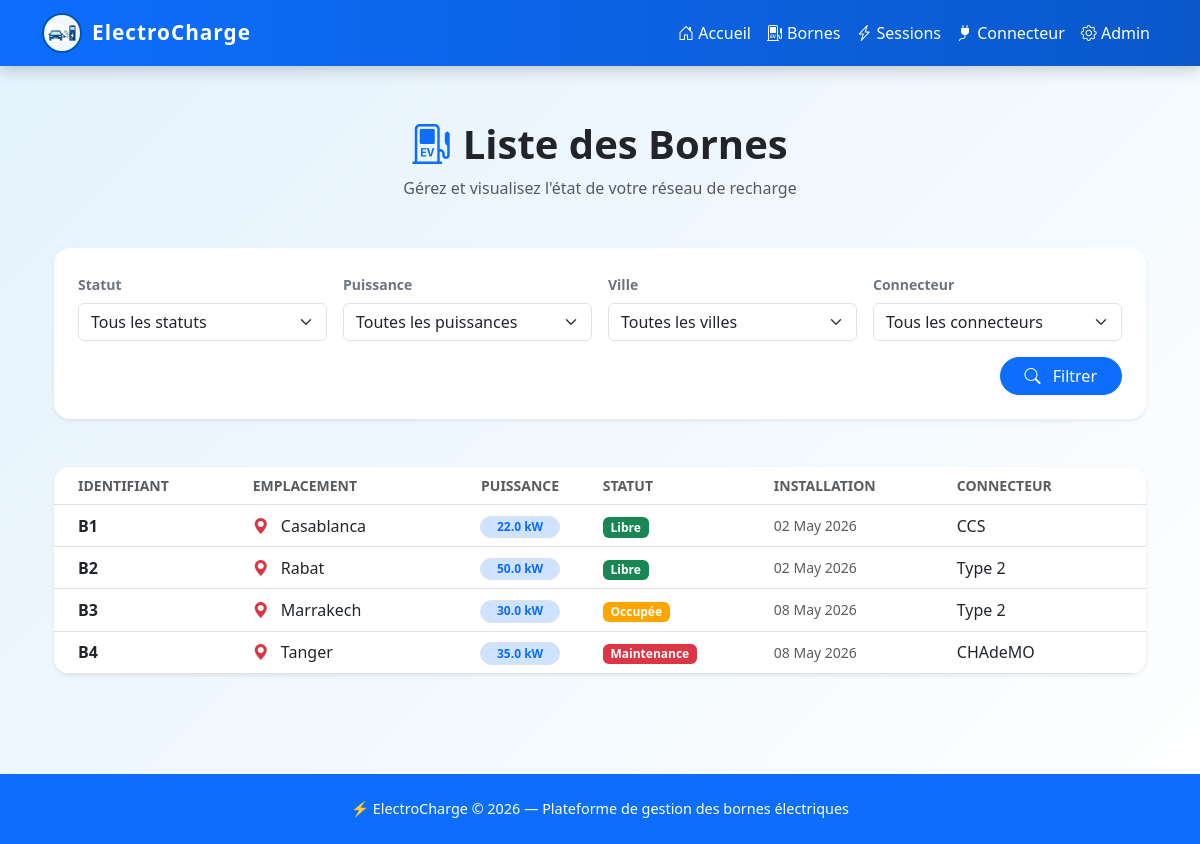
Page /borne/ on the committed database.
### borne/models.py (models this page shows, shortened)
class Borne(models.Model):
    STATUT_CHOICES = [
        ('libre', 'Libre'),
        ('occupee', 'Occupée'),
        ('maintenance', 'En maintenance'),
    ]
    identifiant = models.CharField(max_length=100, unique=True)
    emplacement = models.CharField(max_length=100)
    puissance_kw = models.FloatField()
    statut = models.CharField(max_length=20, choices=STATUT_CHOICES)
    date_installation = models.DateField()
    connecteur = models.ForeignKey(TypeConnecteur, on_delete=models.CASCADE)

class TypeConnecteur(models.Model):
    nom = models.CharField(max_length=50)
    VITESSE_CHOICES = [
        ('rapide', 'Rapide'),
        ('standard', 'Standard'),
    ]
    vitesse_charge = models.CharField(max_length=20,choices=VITESSE_CHOICES)

### borne/views.py (the view)
# urls.py: path('borne/', views.liste_bornes),
def liste_bornes(request):
    bornes = Borne.objects.all()
    statut = request.GET.get('statut')
    puissance = request.GET.get('puissance')
    connecteur = request.GET.get('connecteur')
    ville = request.GET.get('ville')
    if statut:
        bornes = bornes.filter(statut=statut)
    if puissance:
        bornes = bornes.filter(puissance_kw=puissance)
    if ville:
        bornes = bornes.filter(emplacement=ville)
    if connecteur:
        bornes = bornes.filter(connecteur_id=connecteur)
    context = {
        'bornes': bornes,
        'connecteurs': TypeConnecteur.objects.all(),
        'puissances': Borne.objects.values_list('puissance_kw', flat=True).distinct(),
        'villes' : Borne.objects.values_list('emplacement', flat=True).distinct()
    }
    return render(request, 'borne/liste.html', context)

### borne/templates/borne/liste.html (shortened to what this page needs)
{% extends 'borne/base.html' %}
{% block content %}
<div class="container py-4">
    <div class="text-center mb-5">
        <h2 class="fw-bold display-6">
            <i class="bi bi-ev-station text-primary"></i>
             Liste des Bornes
        </h2>
        <p class="text-muted">Gérez et visualisez l'état de votre réseau de recharge</p>
    </div>
    <form method="GET" class="card border-0 shadow-sm p-4 mb-5 rounded-4 bg-white">
        <div class="row g-3">
            <div class="col-md-3">
                <label class="form-label small fw-bold text-secondary">Statut</label>
                <select name="statut" class="form-select">
                    <option value="">Tous les statuts</option>
                </select>
            </div>
            <div class="col-md-3">
                <label class="form-label small fw-bold text-secondary">Puissance</label>
                <select name="puissance" class="form-select">
                    <option value="">Toutes les puissances</option>
                </select>
            </div>
            <div class="col-md-3">
                <label class="form-label small fw-bold text-secondary">Ville</label>
                <select name="ville" class="form-select">
                    <option value="">Toutes les villes</option>
                </select>
            </div>
            <div class="col-md-3">
                <label class="form-label small fw-bold text-secondary">Connecteur</label>
                <select name="connecteur" class="form-select">
                    <option value="">Tous les connecteurs</option>
                </select>
            </div>
            <div class="col-12 text-end mt-3">
                <button class="btn btn-primary px-4 rounded-pill">
                    <i class="bi bi-search me-2"></i> Filtrer
                </button>
            </div>
        </div>
    </form>
    <div class="card border-0 shadow-sm rounded-4 overflow-hidden">
        <div class="table-responsive">
            <table class="table table-hover align-middle mb-0">
                <thead class="bg-light">
                    <tr>
                        <th class="ps-4 text-uppercase small fw-bold text-muted">Identifiant</th>
                        <th class="text-uppercase small fw-bold text-muted">Emplacement</th>
                        <th class="text-center text-uppercase small fw-bold text-muted">Puissance</th>
                        <th class="text-uppercase small fw-bold text-muted">Statut</th>
                        <th class="text-uppercase small fw-bold text-muted">Installation</th>
                        <th class="pe-4 text-uppercase small fw-bold text-muted">Connecteur</th>
                    </tr>
                </thead>
                <tbody>
                    {% for b in bornes %}
                    <tr>
                        <td class="ps-4 fw-bold">{{ b.identifiant }}</td>
                        <td>
                            <i class="bi bi-geo-alt-fill text-danger me-2"></i>
                            {{ b.emplacement }}
                        </td>
                        <td class="text-center">
                            <span class="badge bg-primary-subtle text-primary border px-3 rounded-pill">
                                {{ b.puissance_kw }} kW
                            </span>
                        </td>
                        <td>
                            {% if b.statut == 'libre' %}
                                <span class="badge bg-success">Libre</span>
                            {% elif b.statut == 'occupee' %}
                              <span class="badge text-white" style="background-color: orange;">Occupée</span>
                            {% else %}
                                <span class="badge bg-danger">Maintenance</span>
                            {% endif %}
                        </td>
                        <td class="text-muted small">
                            {{ b.date_installation|date:"d M Y" }}
                        </td>
                        <td class="pe-4">
                            {{ b.connecteur.nom }}
                        </td>
                    </tr>
                    {% endfor %}
                </tbody>
            </table>
        </div>
    </div>
</div>
{% endblock %}

### borne/templates/borne/base.html (shortened to what this page needs)
<!DOCTYPE html>
<html lang="fr">
<head>
    <link href="https://cdn.jsdelivr.net/npm/bootstrap@5.3.0/dist/css/bootstrap.min.css" rel="stylesheet">
    <link rel="stylesheet" href="https://cdn.jsdelivr.net/npm/bootstrap-icons@1.10.5/font/bootstrap-icons.css">
</head>
<body>
<nav class="navbar navbar-expand-lg navbar-dark sticky-top">
    <div class="container">
         <a class="navbar-brand d-flex align-items-center" href="/">
    <div style="
        width: 40px;
        height: 40px;
        border-radius: 50%;
        background-color: #f0f7ff;
        display: flex;
        align-items: center;
        justify-content: center;
        overflow: hidden;
        margin-right: 10px;
        border: 2px solid #0056b3;">
        <img src="/static/images/logo.png" alt="Logo" style="width: 85%; height: auto;">
    </div>
    <span style="font-weight: bold">ElectroCharge</span>
       </a>
        <div class="collapse navbar-collapse" id="navbarNav">
            <ul class="navbar-nav ms-auto">
                <li class="nav-item">
                    <a class="nav-link" href="/">
                        <i class="bi bi-house-door"></i> Accueil
                    </a>
                </li>
                <li class="nav-item">
                    <a class="nav-link" href="/borne/">
                        <i class="bi bi-ev-station"></i> Bornes
                    </a>
                </li>
                <li class="nav-item">
                    <a class="nav-link" href="/sessions/">
                        <i class="bi bi-lightning-charge"></i> Sessions
                    </a>
                </li>
                <li class="nav-item">
                    <a class="nav-link" href="/connecteur/">
                        <i class="bi bi-plug-fill"></i> Connecteur
                    </a>
                </li>
                <li class="nav-item">
                    <a class="nav-link" href="/admin/">
                        <i class="bi bi-gear"></i> Admin
                    </a>
                </li>
            </ul>
        </div>
    </div>
</nav>
<main class="main-content container">
    {% block content %}
    {% endblock %}
</main>
<footer class="text-center py-4 mt-5">
    <div class="container">
        ⚡ ElectroCharge © 2026 — Plateforme de gestion des bornes électriques
    </div>
</footer>
</body>
</html>

### borne/templates/borne/base.html (style rules this page uses)
html, body { margin: 0; padding: 0; height: 100%; }
body { background: linear-gradient(135deg, #e3f2fd, #ffffff); font-family: 'Segoe UI', sans-serif; }
.navbar { background: linear-gradient(90deg, #0d6efd, #0a58ca); box-shadow: 0 4px 15px rgba(0,0,0,0.2); }
.navbar-brand { font-weight: bold; letter-spacing: 1px; font-size: 1.3rem; }
.nav-link { color: white !important; transition: 0.3s; }
.main-content { min-height: calc(100vh - 140px); padding-top: 30px; }
footer { background: #0d6efd; color: white; font-size: 0.9rem; }

### borne/templates/borne/liste.html (style rules this page uses)
body { background-color: #f3f6f9; }

### rows in the picture
Borne: identifiant "B1", emplacement "Casablanca", puissance_kw "22.0", statut "Libre", date_installation "02 May 2026", connecteur.nom "CCS"
Borne: identifiant "B2", emplacement "Rabat", puissance_kw "50.0", statut "Libre", date_installation "02 May 2026", connecteur.nom "Type 2"
Borne: identifiant "B3", emplacement "Marrakech", puissance_kw "30.0", statut "Occupée", date_installation "08 May 2026", connecteur.nom "Type 2"
Borne: identifiant "B4", emplacement "Tanger", puissance_kw "35.0", statut "Maintenance", date_installation "08 May 2026", connecteur.nom "CHAdeMO"
